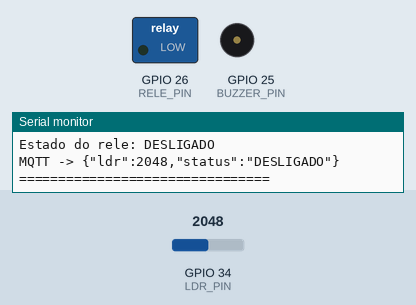
Recording of a sketch running on a simulated ESP32. On the bench: switched loads named in the sketch (green lamp = pin HIGH), buzzer (waves = sounding), the last lines printed to the serial monitor. Inputs (shaded band) come from the test bench; at power-on: GPIO 34 (LDR_PIN) = 2048. WiFi joins after 1.5 s; servers stay silent unless stated; random numbers use the default seed unless the sketch sets one; no MQTT or app messages arrive unless stated.

Above: at 2.7 s.
2.8 s: GPIO 34 (LDR_PIN) set to 1567
8.8 s: GPIO 34 (LDR_PIN) set to 1448
At 12.4 s:
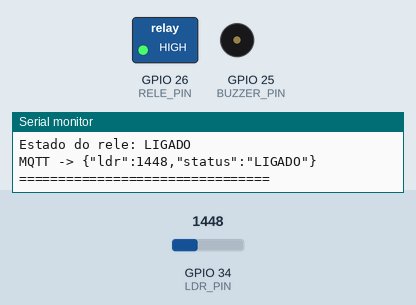
14.8 s: GPIO 34 (LDR_PIN) set to 1540
At 16.68 s:
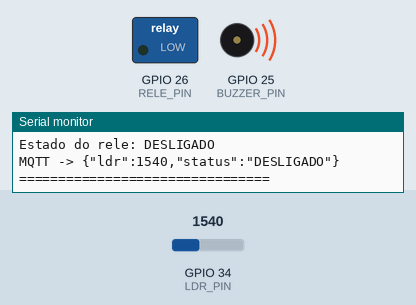
20.8 s: GPIO 34 (LDR_PIN) set to 1460
At 21.69 s:
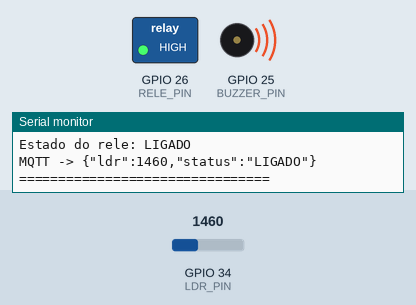
26.8 s: GPIO 34 (LDR_PIN) set to 2047
At 32.4 s:
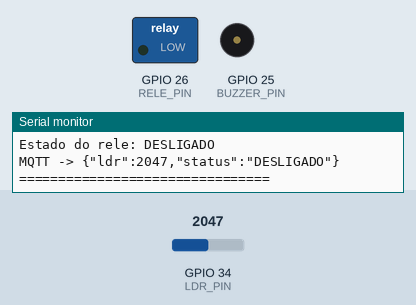
Timing chart, 0 to 33.9 s (numbered marks = the images above; inputs shaded):
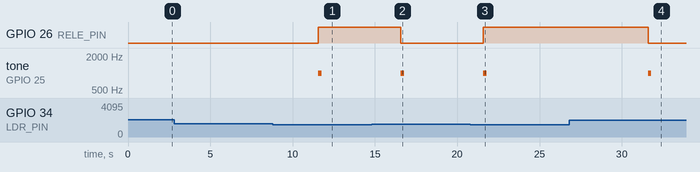

Measured:
- the behaviour switches between 1500 and 1499 on GPIO 34 (LDR_PIN) (found by bisection; images 0 and 1)
- after the input at 8.8 s, GPIO 26 (RELE_PIN): LOW → HIGH after 2.8 s; tone on GPIO 25 (BUZZER_PIN): silent → 1000 Hz after 2.8 s, → silent 0.20 s later
- after the input at 14.8 s, GPIO 26 (RELE_PIN): HIGH → LOW after 1.8 s; tone on GPIO 25 (BUZZER_PIN): silent → 1000 Hz after 1.8 s, → silent 0.20 s later
- after the input at 20.8 s, GPIO 26 (RELE_PIN): LOW → HIGH after 0.79 s; tone on GPIO 25 (BUZZER_PIN): silent → 1000 Hz after 0.79 s, → silent 0.20 s later
- after the input at 26.8 s, GPIO 26 (RELE_PIN): HIGH → LOW after 4.8 s; tone on GPIO 25 (BUZZER_PIN): silent → 1000 Hz after 4.8 s, → silent 0.20 s later

The sketch:

iluminacao_iot.ino
```cpp
#include <WiFi.h>
#include <PubSubClient.h>

#define LDR_PIN    34
#define RELE_PIN   26
#define BUZZER_PIN 25
#define THRESHOLD  1500

// WiFi
const char* ssid = "Wokwi-GUEST";
const char* password = "";

// MQTT
const char* mqtt_server = "broker.hivemq.com";
const char* mqtt_topic  = "iot/iluminacao/luminosidade";

WiFiClient espClient;
PubSubClient client(espClient);

bool ultimoEstado = false;

void conectarWiFi() {
  Serial.print("Conectando ao WiFi");

  WiFi.begin(ssid, password);

  while (WiFi.status() != WL_CONNECTED) {
    delay(500);
    Serial.print(".");
  }

  Serial.println();
  Serial.println("WiFi conectado!");
  Serial.print("IP: ");
  Serial.println(WiFi.localIP());
}

void conectarMQTT() {
  while (!client.connected()) {

    Serial.print("Conectando ao HiveMQ... ");

    String clientId = "ESP32-" + String(random(1000, 9999));

    if (client.connect(clientId.c_str())) {
      Serial.println("OK");
    } else {
      Serial.print("Falhou. rc=");
      Serial.print(client.state());
      Serial.println(" tentando novamente...");
      delay(2000);
    }
  }
}

void setup() {

  Serial.begin(115200);

  pinMode(RELE_PIN, OUTPUT);
  pinMode(BUZZER_PIN, OUTPUT);

  digitalWrite(RELE_PIN, LOW);

  conectarWiFi();

  client.setServer(mqtt_server, 1883);

  Serial.println("=== Sistema de Iluminacao IoT ===");
}

void loop() {

  if (!client.connected()) {
    conectarMQTT();
  }

  client.loop();

  int ldrValue = analogRead(LDR_PIN);

  bool ligar = (ldrValue < THRESHOLD);

  digitalWrite(RELE_PIN, ligar ? HIGH : LOW);

  if (ligar != ultimoEstado) {
    tone(BUZZER_PIN, 1000, 200);
    ultimoEstado = ligar;
  }

  String status = ligar ? "LIGADO" : "DESLIGADO";

  String payload =
    "{\"ldr\":" + String(ldrValue) +
    ",\"status\":\"" + status + "\"}";

  client.publish(mqtt_topic, payload.c_str());

  Serial.println("================================");
  Serial.print("LDR: ");
  Serial.println(ldrValue);

  Serial.print("Estado do rele: ");
  Serial.println(status);

  Serial.print("MQTT -> ");
  Serial.println(payload);

  Serial.println("================================");

  delay(5000);
}
```
